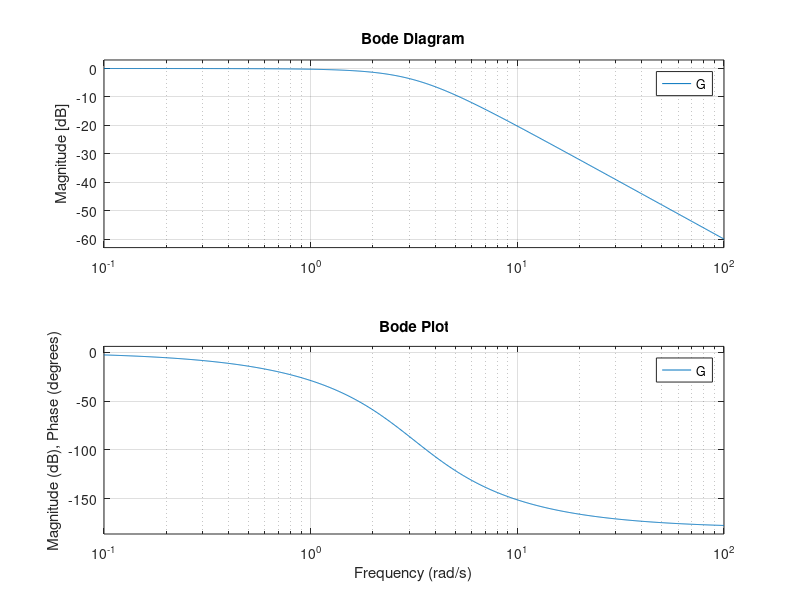

Recreate this plot in MATLAB.
% Define the transfer function
num = [10];
den = [1 5 10];
G = tf(num, den);

% Create the Bode plot
bode(G);
grid on;

% Add title and labels
title('Bode Plot');
xlabel('Frequency (rad/s)');
ylabel('Magnitude (dB), Phase (degrees)');
